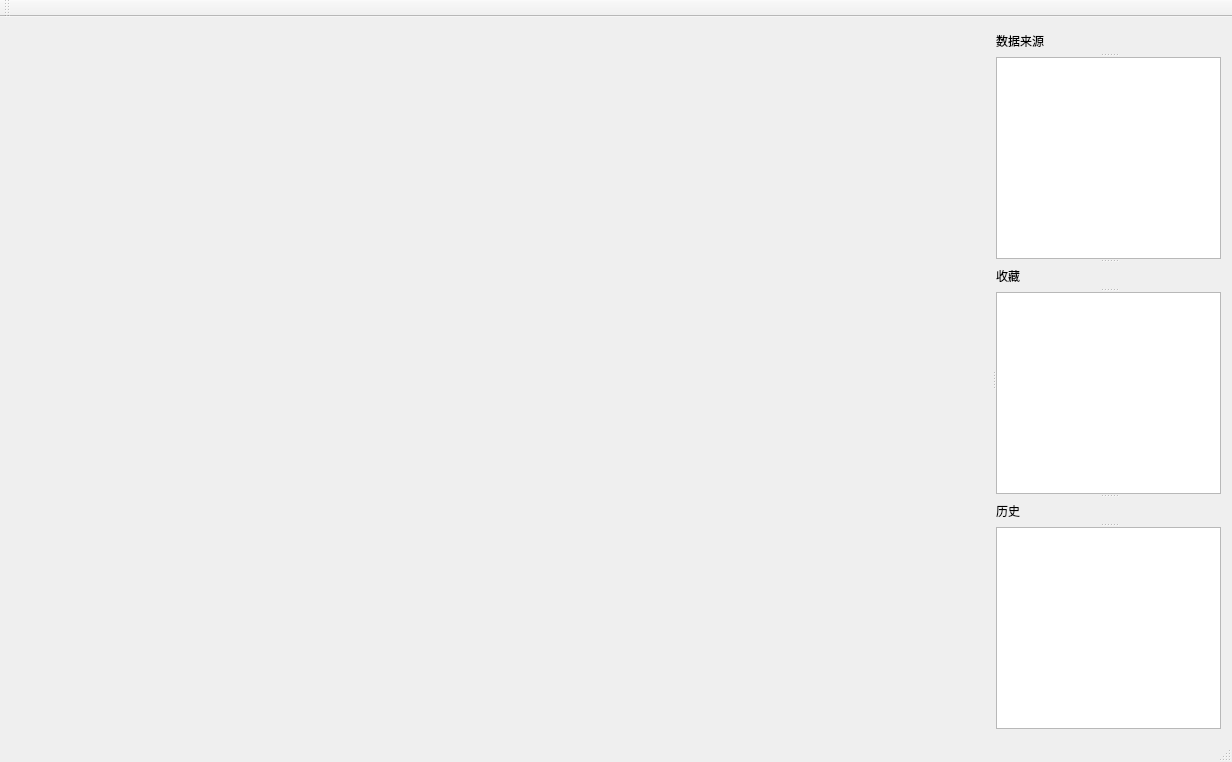
<?xml version="1.0" encoding="UTF-8"?>
<ui version="4.0">
 <class>mywindow</class>
 <widget class="QMainWindow" name="mywindow">
  <property name="geometry">
   <rect>
    <x>0</x>
    <y>0</y>
    <width>1232</width>
    <height>762</height>
   </rect>
  </property>
  <property name="windowTitle">
   <string>mywindow</string>
  </property>
  <widget class="QWidget" name="centralWidget">
   <layout class="QGridLayout" name="gridLayout">
    <item row="0" column="0">
     <widget class="QSplitter" name="splitter_2">
      <property name="orientation">
       <enum>Qt::Horizontal</enum>
      </property>
      <widget class="QWidget" name="widget" native="true"/>
      <widget class="QSplitter" name="splitter">
       <property name="orientation">
        <enum>Qt::Vertical</enum>
       </property>
       <widget class="QLabel" name="label">
        <property name="minimumSize">
         <size>
          <width>0</width>
          <height>25</height>
         </size>
        </property>
        <property name="maximumSize">
         <size>
          <width>225</width>
          <height>25</height>
         </size>
        </property>
        <property name="text">
         <string>数据来源</string>
        </property>
       </widget>
       <widget class="QListView" name="infosource">
        <property name="minimumSize">
         <size>
          <width>225</width>
          <height>0</height>
         </size>
        </property>
        <property name="maximumSize">
         <size>
          <width>225</width>
          <height>16777215</height>
         </size>
        </property>
       </widget>
       <widget class="QLabel" name="label_2">
        <property name="minimumSize">
         <size>
          <width>0</width>
          <height>25</height>
         </size>
        </property>
        <property name="maximumSize">
         <size>
          <width>225</width>
          <height>25</height>
         </size>
        </property>
        <property name="text">
         <string>收藏</string>
        </property>
       </widget>
       <widget class="QListView" name="lvcollection">
        <property name="minimumSize">
         <size>
          <width>225</width>
          <height>0</height>
         </size>
        </property>
        <property name="maximumSize">
         <size>
          <width>225</width>
          <height>16777215</height>
         </size>
        </property>
       </widget>
       <widget class="QLabel" name="label_3">
        <property name="minimumSize">
         <size>
          <width>0</width>
          <height>25</height>
         </size>
        </property>
        <property name="maximumSize">
         <size>
          <width>225</width>
          <height>25</height>
         </size>
        </property>
        <property name="text">
         <string>历史</string>
        </property>
       </widget>
       <widget class="QListView" name="lvhistory">
        <property name="minimumSize">
         <size>
          <width>225</width>
          <height>0</height>
         </size>
        </property>
        <property name="maximumSize">
         <size>
          <width>225</width>
          <height>16777215</height>
         </size>
        </property>
       </widget>
      </widget>
     </widget>
    </item>
   </layout>
  </widget>
  <widget class="QMenuBar" name="menuBar">
   <property name="geometry">
    <rect>
     <x>0</x>
     <y>0</y>
     <width>1232</width>
     <height>25</height>
    </rect>
   </property>
  </widget>
  <widget class="QToolBar" name="toolbar">
   <attribute name="toolBarArea">
    <enum>TopToolBarArea</enum>
   </attribute>
   <attribute name="toolBarBreak">
    <bool>false</bool>
   </attribute>
  </widget>
  <widget class="QStatusBar" name="statusBar"/>
 </widget>
 <layoutdefault spacing="6" margin="11"/>
 <resources/>
 <connections/>
</ui>
